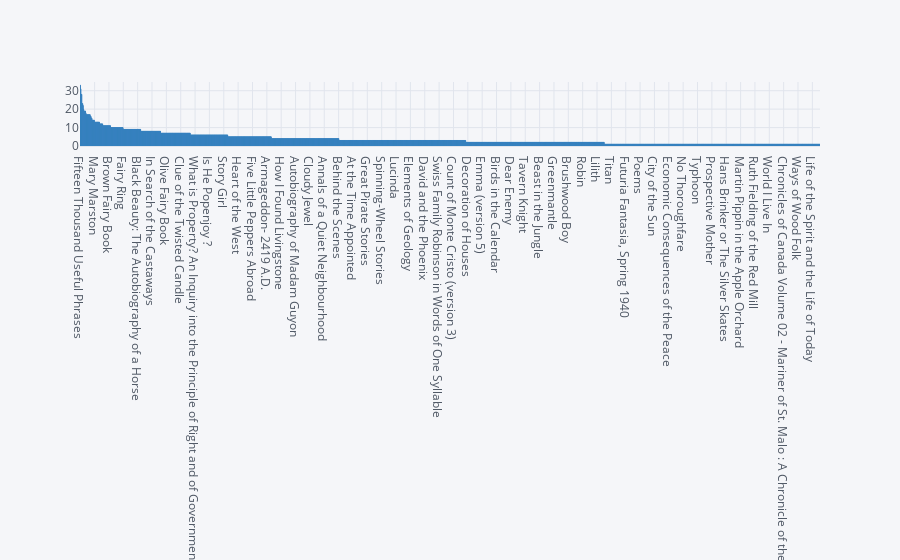

Notebook code cell kept with this figure:
### Code cell
libridf[" PROJECT TITLE"].value_counts().iplot(kind="bar", color="#3780BF")

### Figure 1 — Plotly figure (JSON) as saved in the notebook; plotly's stock layout.template omitted (floating-point values rounded to 4 significant figures; data arrays with more than 128 entries replaced by an {"elided": "..."} marker saying what was removed)
{"data": [{"marker": {"color": "rgba(55, 128, 191, 0.6)", "line": {"color": "rgba(55, 128, 191, 1.0)", "width": 1}}, "name": " PROJECT TITLE", "orientation": "v", "text": "", "type": "bar", "x": {"elided": "1598 str values"}, "y": {"elided": "1598 int values"}}], "layout": {"legend": {"bgcolor": "#F5F6F9", "font": {"color": "#4D5663"}}, "paper_bgcolor": "#F5F6F9", "plot_bgcolor": "#F5F6F9", "title": {"font": {"color": "#4D5663"}}, "xaxis": {"gridcolor": "#E1E5ED", "showgrid": true, "tickfont": {"color": "#4D5663"}, "title": {"font": {"color": "#4D5663"}, "text": ""}, "zerolinecolor": "#E1E5ED", "type": "category", "range": [-0.5, 1598.0], "autorange": true}, "yaxis": {"gridcolor": "#E1E5ED", "showgrid": true, "tickfont": {"color": "#4D5663"}, "title": {"font": {"color": "#4D5663"}, "text": ""}, "zerolinecolor": "#E1E5ED", "type": "linear", "range": [0, 34.74], "autorange": true}, "autosize": true}}
